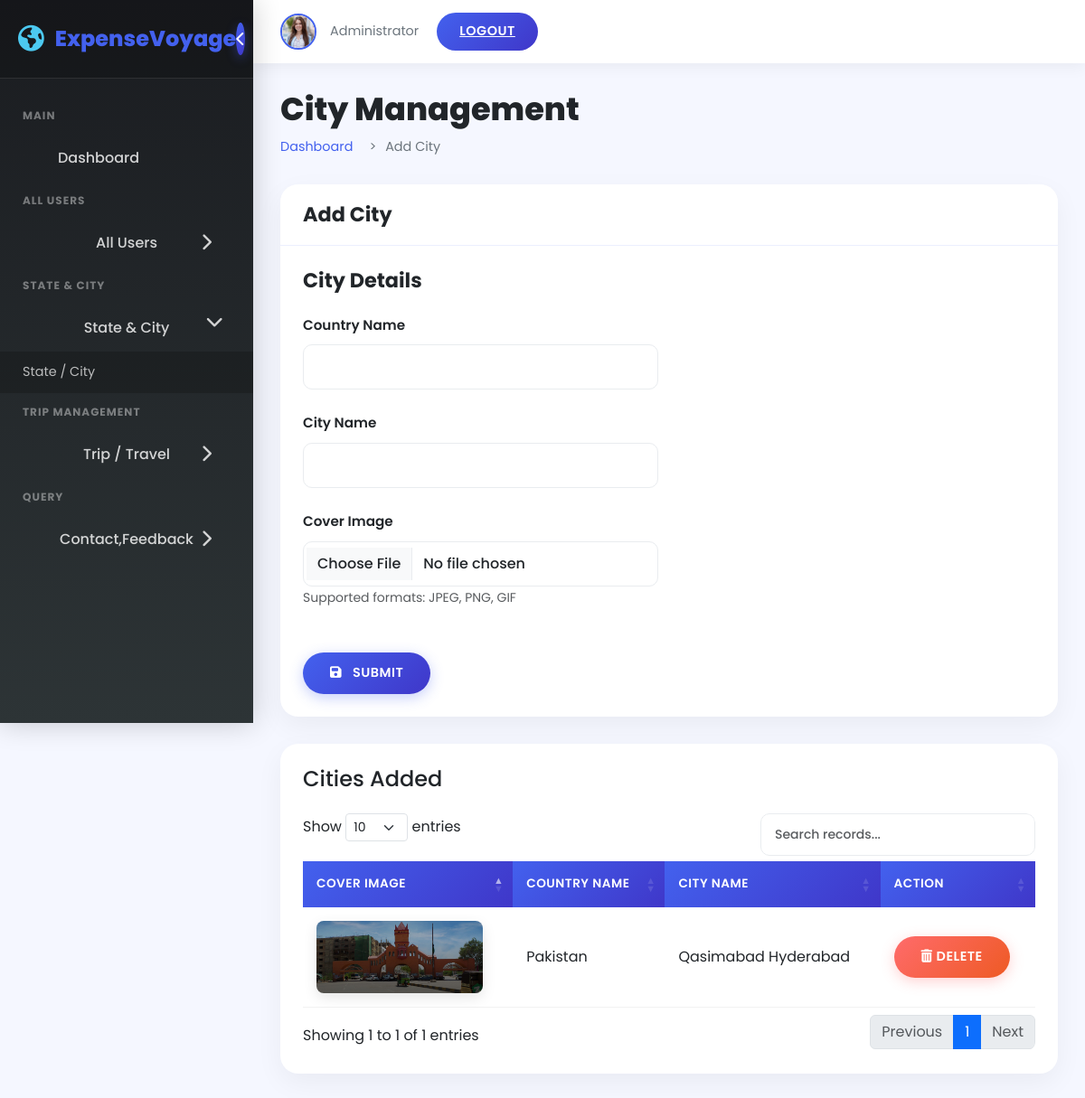
Screenshot of /admin/cityadd.php with the database file from the repository.
### tables this page shows
CREATE TABLE `city` (
  `city_id` int(11) NOT NULL,
  `country_name` varchar(255) NOT NULL,
  `city_name` varchar(255) NOT NULL,
  `cover_image` varchar(500) NOT NULL
);

### admin/cityadd.php (the view, shortened to what this page needs)
<?php
require("config.php");
?>
<!DOCTYPE html>
<html lang="en">
<head>
    <link rel="stylesheet" href="https://cdnjs.cloudflare.com/ajax/libs/font-awesome/6.4.0/css/all.min.css">
    <link rel="stylesheet" href="https://cdn.jsdelivr.net/npm/bootstrap@5.3.0/dist/css/bootstrap.min.css">
    <link rel="stylesheet" href="https://cdn.datatables.net/1.13.6/css/dataTables.bootstrap5.min.css">
    <link rel="stylesheet" href="https://cdn.datatables.net/responsive/2.5.0/css/responsive.bootstrap5.min.css">
</head>
<body>
    <div class="dashboard-wrapper">
        <aside class="sidebar" id="sidebar">
            <div class="sidebar-header">
                <a href="dashboard.php" class="sidebar-logo">
                    <i class="fas fa-globe-americas"></i>
                    <span>Expense<span>Voyage</span></span>
                </a>
                <button class="sidebar-toggle" id="sidebarToggle">
                    <i class="fas fa-chevron-left"></i>
                </button>
            </div>
            <div class="sidebar-menu">
                <ul>
                    <li class="menu-title">
                        <span>Main</span>
                    </li>
                    <li>
                        <a href="dashboard.php"><i class="fe fe-home"></i> <span>Dashboard</span></a>
                    </li>
                    <li class="menu-title">
                        <span>All Users</span>
                    </li>
                    <li class="submenu">
                        <a href="#"><i class="fe fe-user"></i> <span> All Users </span> <span class="menu-arrow"><i class="fas fa-chevron-right"></i></span></a>
                    </li>
                    <li class="menu-title">
                        <span>State &amp; City</span>
                    </li>
                    <li class="submenu open">
                        <a href="#"><i class="fe fe-location"></i> <span>State &amp; City</span> <span class="menu-arrow"><i class="fas fa-chevron-right"></i></span></a>
                        <ul>
                            <li><a href="cityadd.php" class="active"> State / City </a></li>
                        </ul>
                    </li>
                    <li class="menu-title">
                        <span>Trip Management</span>
                    </li>
                    <li class="submenu">
                        <a href="#"><i class="fe fe-map"></i> <span> Trip / Travel</span> <span class="menu-arrow"><i class="fas fa-chevron-right"></i></span></a>
                    </li>
                    <li class="menu-title">
                        <span>Query</span>
                    </li>
                    <li class="submenu">
                        <a href="#"><i class="fe fe-comment"></i> <span> Contact,Feedback </span> <span class="menu-arrow"><i class="fas fa-chevron-right"></i></span></a>
                    </li>
                </ul>
            </div>
        </aside>
        <div class="main-content" id="mainContent">
            <header class="top-header">
                <div class="header-user">
                    <img src="../img/Aliza.jpg" alt="Admin">
                    <div class="header-user-info">
                        <p>Administrator</p>
                    </div>
                    <a href="logout.php" class="logout-btn">Logout</a>
                </div>
            </header>
            <div class="dashboard-content">
                <div class="page-header">
                    <h1>City Management</h1>
                    <nav aria-label="breadcrumb">
                        <ol class="breadcrumb">
                            <li class="breadcrumb-item"><a href="dashboard.php">Dashboard</a></li>
                            <li class="breadcrumb-item active">Add City</li>
                        </ol>
                    </nav>
                </div>
                <div class="row">
                    <div class="col-md-12">
                        <div class="card">
                            <div class="card-header">
                                <h4 class="card-title">Add City</h4>
                            </div>
                            <form method="post" id="insert product" enctype="multipart/form-data">
                                <div class="card-body">
                                    <div class="row">
                                        <div class="col-xl-6">
                                            <h5 class="card-title mb-4">City Details</h5>
                                            <div class="form-group">
                                                <label class="form-label">Country Name</label>
                                                <input type="text" class="form-control" name="country" required>
                                            </div>
                                            <div class="form-group">
                                                <label class="form-label">City Name</label>
                                                <input type="text" class="form-control" name="city" required>
                                            </div>
                                            <div class="form-group">
                                                <label class="form-label">Cover Image</label>
                                                <input type="file" class="form-control" name="image" accept="image/*" required>
                                                <small class="text-muted">Supported formats: JPEG, PNG, GIF</small>
                                            </div>
                                        </div>
                                    </div>
                                    <div class="text-left mt-4">
                                        <button type="submit" class="btn btn-primary" name="insertcity">
                                            <i class="fas fa-save me-2"></i> Submit
                                        </button>
                                    </div>
                                </div>
                            </form>
                        </div>
                    </div>
                </div>
                <div class="row">
                    <div class="col-12">
                        <div class="card">
                            <div class="card-body">
                                <h4 class="header-title mb-4">Cities Added</h4>
                                <div class="table-responsive">
                                    <table id="datatable-buttons" class="table table-hover">
                                        <thead>
                                            <tr>
                                                <th>Cover Image</th>
                                                <th>Country Name</th>
                                                <th>City Name</th>
                                                <th>Action</th>
                                            </tr>
                                        </thead>
                                        <tbody>
                                            <?php
                                            $sql2 = "SELECT * FROM city";
                                            $result = mysqli_query($con, $sql2);
                                            $rows_num = mysqli_num_rows($result);
                                            if ($rows_num > 0) {
                                                while ($rows = mysqli_fetch_assoc($result)) {
                                                    $id = htmlspecialchars($rows['city_id']);
                                                    echo "<tr>
                                                    <td><img src='../" . htmlspecialchars($rows['cover_image']) . "' alt='' style='height: 80px; border-radius: 8px;'></td>
                                                    <td>" . htmlspecialchars($rows['country_name']) . "</td>
                                                    <td>" . htmlspecialchars($rows['city_name']) . "</td>
                                                        <td>
                                                            <a href='citydelete.php?id=$id' class='btn btn-danger btn-sm' onclick='return confirm(\"Are you sure you want to delete this city?\");'>
                                                                <i class='fas fa-trash-alt'></i> Delete
                                                            </a>
                                                        </td>
                                                    </tr>";
                                                }
                                            } else {
                                                echo "<tr><td colspan='4' class='text-center'>No cities found</td></tr>";
                                            }
                                            ?>
                                        </tbody>
                                    </table>
                                </div>
                            </div>
                        </div>
                    </div>
                </div>
            </div>
        </div>
    </div>
</body>
</html>

### rows the page displays
city: cover_image (picture), country_name "Pakistan", city_name "Qasimabad Hyderabad"
